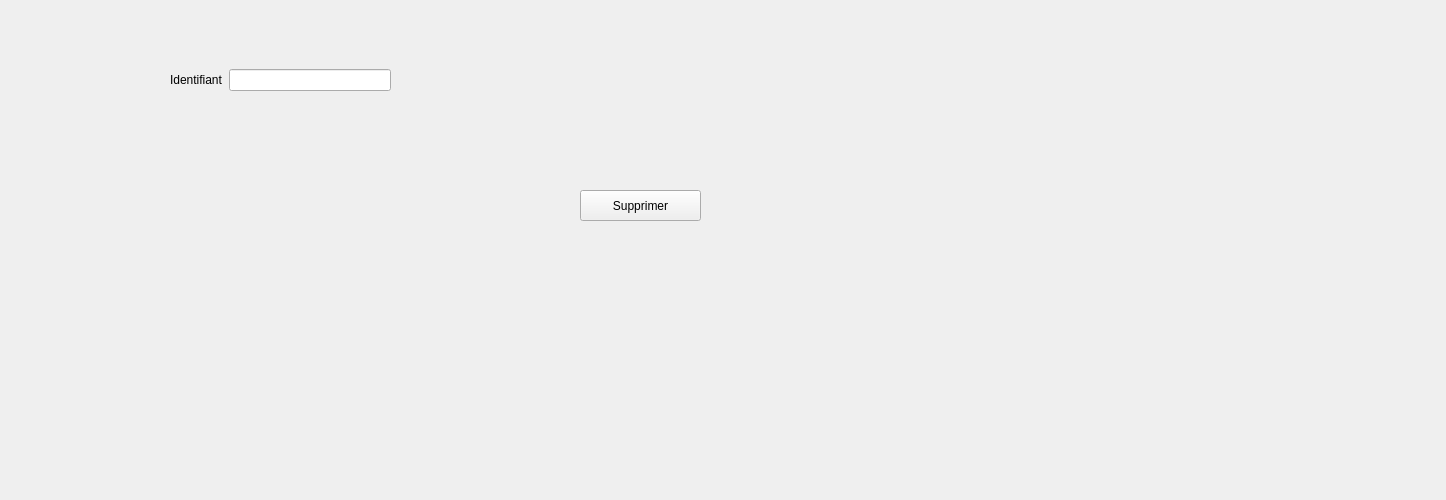
      <widget class="QWidget" name="tab_32">
       <attribute name="title">
        <string>Supprimer</string>
       </attribute>
       <widget class="QWidget" name="layoutWidget_9">
        <property name="geometry">
         <rect>
          <x>170</x>
          <y>50</y>
          <width>221</width>
          <height>61</height>
         </rect>
        </property>
        <layout class="QVBoxLayout" name="verticalLayout_11">
         <item>
          <layout class="QHBoxLayout" name="horizontalLayout_12">
           <item>
            <widget class="QLabel" name="label_53">
             <property name="text">
              <string>Identifiant</string>
             </property>
            </widget>
           </item>
           <item>
            <widget class="QLineEdit" name="lineEdit_27"/>
           </item>
          </layout>
         </item>
        </layout>
       </widget>
       <widget class="QPushButton" name="supprimer_agence">
        <property name="geometry">
         <rect>
          <x>580</x>
          <y>190</y>
          <width>121</width>
          <height>31</height>
         </rect>
        </property>
        <property name="text">
         <string>Supprimer</string>
        </property>
       </widget>
       <widget class="QLabel" name="label_54">
        <property name="geometry">
         <rect>
          <x>6</x>
          <y>0</y>
          <width>1431</width>
          <height>491</height>
         </rect>
        </property>
        <property name="text">
         <string/>
        </property>
        <property name="pixmap">
         <pixmap>../../imagep/backg2.jpg</pixmap>
        </property>
       </widget>
       <zorder>layoutWidget_9</zorder>
       <zorder>label_54</zorder>
       <zorder>supprimer_agence</zorder>
      </widget>
